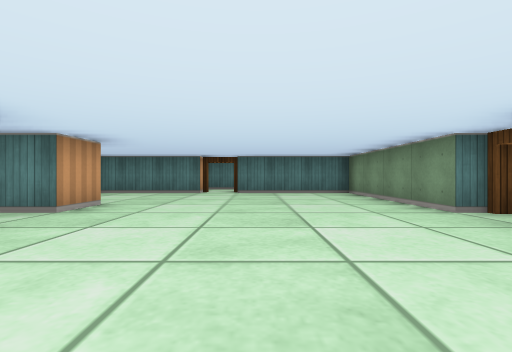
[1] (above)

14 first-person views from a walk through a cub3D ray-caster map. The camera is about half as high as the walls, looks level and sees 85° across. The floor is counted in squares. Each view is taken from the middle of a square. On the plan, view 1 faces up. The plan holds only what a view shows up to about 9 squares ahead; the rest is blank.

[2]
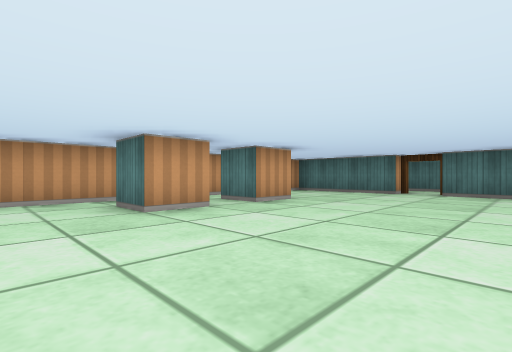

[3]
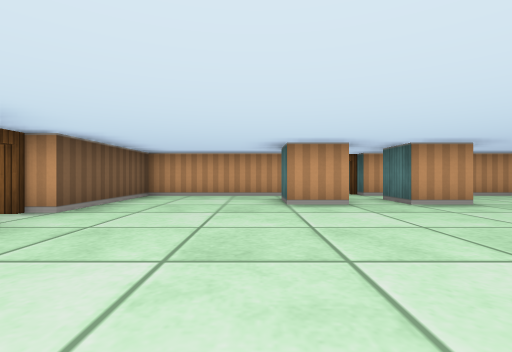

[4]
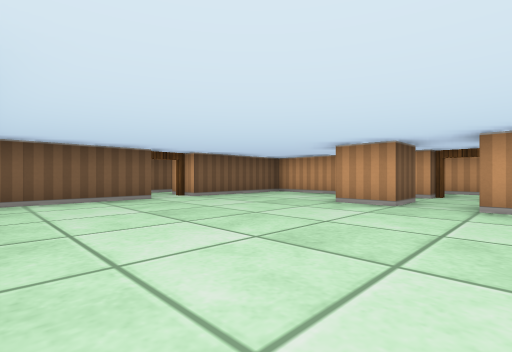

[5]
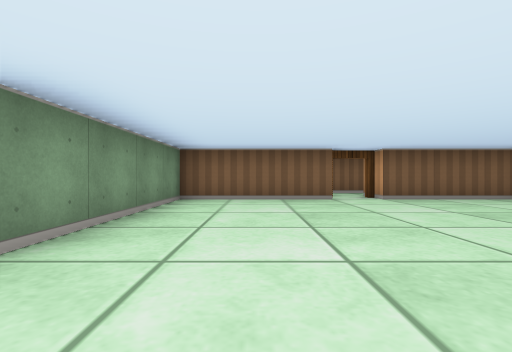

[6]
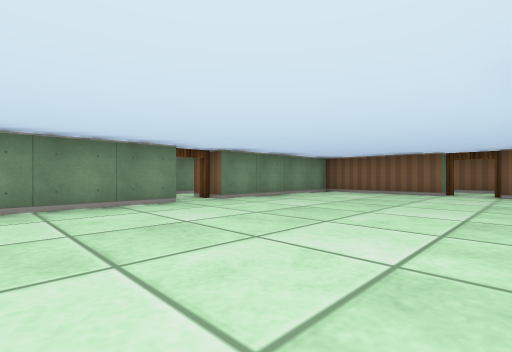

[7]
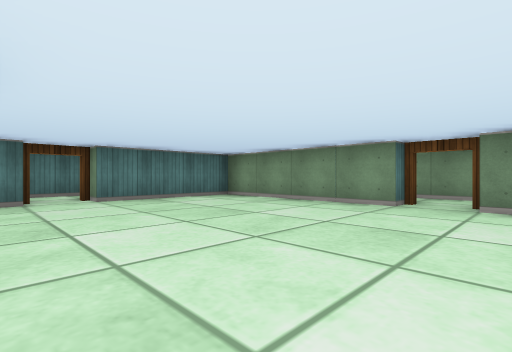

[8]
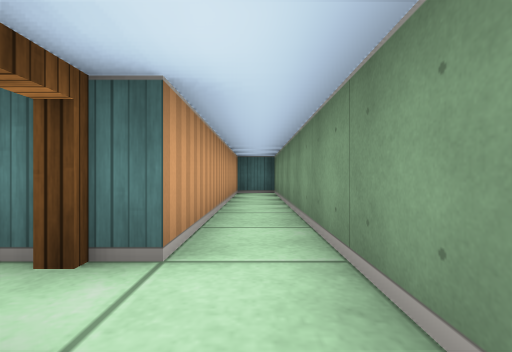

[9]
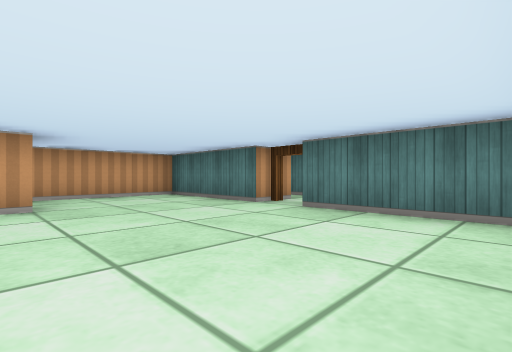

[10]
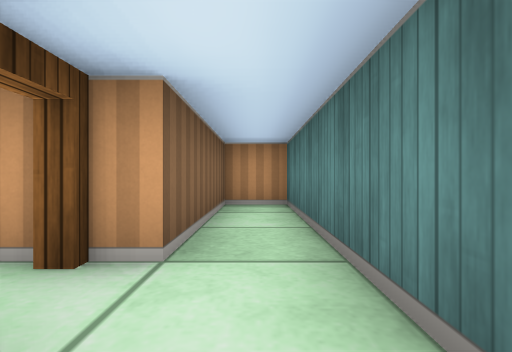

[11]
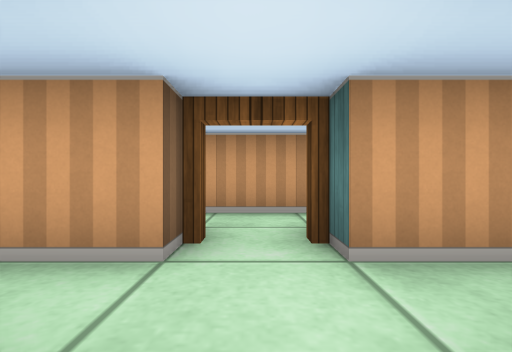

[12]
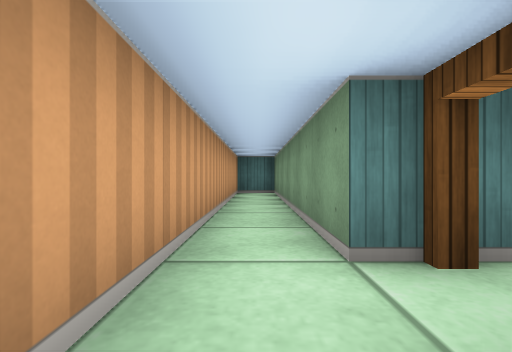

[13]
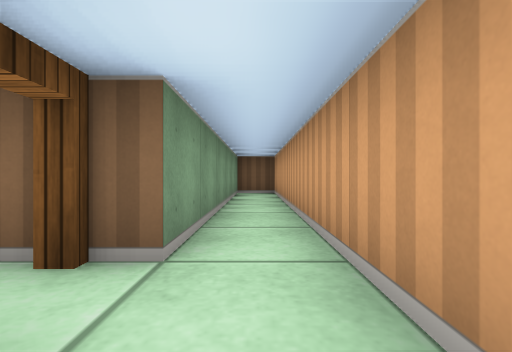

[14]
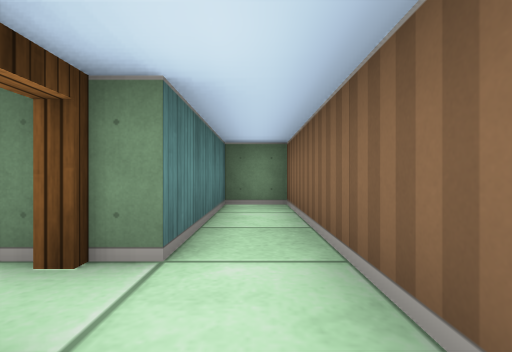

### Floor plan
Ten units are one square. View 1 is at (0, 0); x grows to the right and y downward. Boxes are objects, and circles mark ways between rooms. Rooms are numbered by the first view taken in them; rooms with no view inside come last. Other rooms are left out.
<svg viewBox="-70 -100 120 140">
<path fill="none" stroke="#000" d="M-25 -46 -25 -35 -35 -35M-35 -25 -25 -25 -25 -15 -35 -15M-45 -25 -45 15 -15 15M25 -35 25 -75 -5 -75M-15 -75 -45 -75 -45 -35M-5 15 25 15 25 -25M45 -19 45 -95 35 -95 35 -35M-2 -95 -45 -95 -45 -85 -15 -85M-55 -35 -55 -95 -65 -95 -65 35 -55 35 -55 -25M-21 35 25 35 25 25 -5 25"/>
<circle cx="30" cy="-30" r="3" fill="#2a7"/>
<circle cx="-10" cy="-80" r="3" fill="#2a7"/>
<circle cx="-50" cy="-30" r="3" fill="#2a7"/>
<circle cx="-10" cy="20" r="3" fill="#2a7"/>
<text x="-10" y="-30">1</text>
<text x="40" y="-30">2</text>
<text x="-10" y="-90">3</text>
<text x="-60" y="-30">4</text>
<text x="-10" y="30">5</text>
</svg>
Room 1 opens to room 2. Room 1 opens to room 3. Room 1 opens to room 4. Room 1 opens to room 5.

Where each view was taken, in squares from view 1:
view 1: 0 up, 0 right, facing up
view 2: 0 up, 1 right, facing up-left
view 3: 1 up, 2 right, facing left
view 4: 4 up, 2 right, facing down-left
view 5: 4 up, 1 right, facing down
view 6: 6 up, 2 left, facing down-right
view 7: 2 up, 2 left, facing up-right
view 8: 2 up, 4 right, facing up
view 9: 4 up, 2 right, facing up-left
view 10: 9 up, 0 right, facing left
view 11: 3 up, 3 left, facing left
view 12: 2 up, 6 left, facing up
view 13: 4 up, 6 left, facing down
view 14: 3 down, 2 left, facing right
